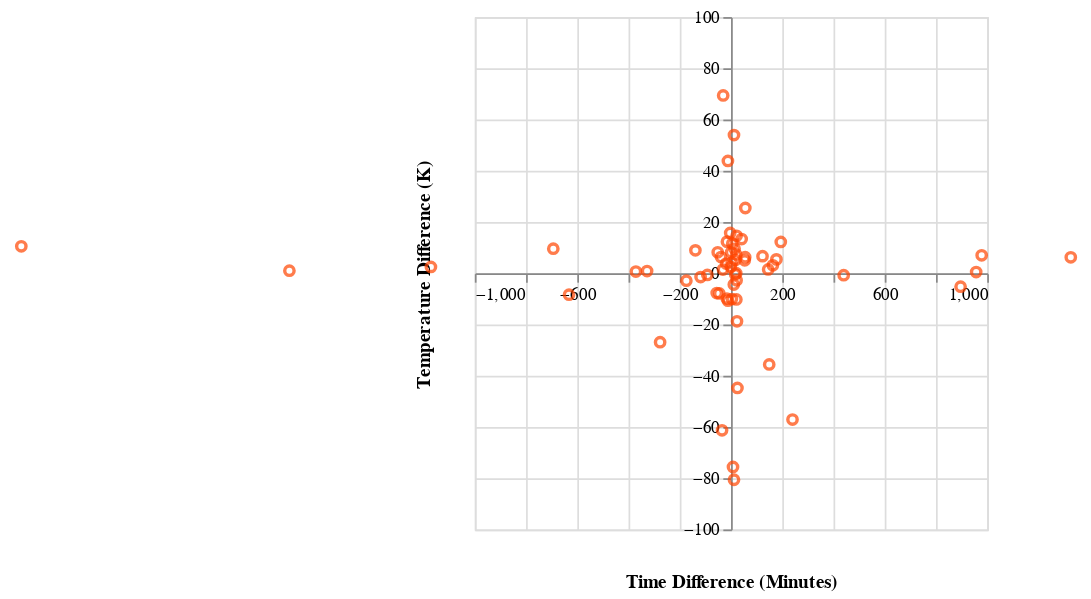

The cell this chart's notebook holds for it:
### Code cell
offset = -150

predict_2_df_chart = alt.Chart(predict_2_df).mark_point(color = 'orangered').encode(
    x = alt.X('delta time', 
              axis = alt.Axis(offset = offset, title ='Time Difference (Minutes)', titleY = 175),
              scale = alt.Scale(domain=[-1000, 1000])),
              
    y = alt.Y('delta temperature', 
              axis = alt.Axis(offset = offset,title ='Temperature Difference (K)',titleX = -175),
              scale = alt.Scale(domain=[-100, 100])),
    
  
)
#chart_true_cribbed.x.axis(format='%').title('percentage'),
   # alt.Y('y').axis(format='$').title('dollar amount')

predict_2_df_chart

### Figure 1 — Vega-Lite specification as saved in the notebook (floating-point values rounded to 4 significant figures)
{"config": {"view": {"continuousWidth": 300, "continuousHeight": 300}}, "data": {"name": "data-770318a572d43d6ee187608ed3561ae0"}, "mark": {"type": "point", "color": "orangered"}, "encoding": {"x": {"axis": {"offset": -150, "title": "Time Difference (Minutes)", "titleY": 175}, "field": "delta time", "scale": {"domain": [-1000, 1000]}, "type": "quantitative"}, "y": {"axis": {"offset": -150, "title": "Temperature Difference (K)", "titleX": -175}, "field": "delta temperature", "scale": {"domain": [-100, 100]}, "type": "quantitative"}}, "$schema": "https://vega.github.io/schema/vega-lite/v5.15.1.json", "datasets": {"data-770318a572d43d6ee187608ed3561ae0": [{"inverse_temperature": 0.0007057, "anneal_time_minutes": 3.868, "time": 47.85, "temperature": 1417.0, "test_temperature": 1373.0, "test_time": 60.0, "delta time": -12.15, "delta temperature": 43.85}, {"inverse_temperature": 0.0007336, "anneal_time_minutes": 4.148, "time": 63.31, "temperature": 1363.0, "test_temperature": 1373.0, "test_time": 60.0, "delta time": 3.306, "delta temperature": -10.08}, {"inverse_temperature": 0.0008044, "anneal_time_minutes": 4.704, "time": 110.4, "temperature": 1243.0, "test_temperature": 1243.0, "test_time": 90.0, "delta time": 20.43, "delta temperature": 0.02615}, {"inverse_temperature": 0.0008461, "anneal_time_minutes": 4.006, "time": 54.94, "temperature": 1182.0, "test_temperature": 1243.0, "test_time": 90.0, "delta time": -35.06, "delta temperature": -61.28}, {"inverse_temperature": 0.0008486, "anneal_time_minutes": 4.673, "time": 107.0, "temperature": 1178.0, "test_temperature": 1173.0, "test_time": 90.0, "delta time": 16.97, "delta temperature": 5.224}, {"inverse_temperature": 0.0009258, "anneal_time_minutes": 7.285, "time": 1458.0, "temperature": 1080.0, "test_temperature": 1073.0, "test_time": 480.0, "delta time": 978.4, "delta temperature": 7.016}, {"inverse_temperature": 0.0009325, "anneal_time_minutes": 6.824, "time": 919.8, "temperature": 1072.0, "test_temperature": 1073.0, "test_time": 480.0, "delta time": 439.8, "delta temperature": -0.7451}, {"inverse_temperature": 0.0008034, "anneal_time_minutes": 7.368, "time": 1585.0, "temperature": 1245.0, "test_temperature": 1243.0, "test_time": 1440.0, "delta time": 145.0, "delta temperature": 1.513}, {"inverse_temperature": 0.0008038, "anneal_time_minutes": 7.014, "time": 1112.0, "temperature": 1244.0, "test_temperature": 1243.0, "test_time": 1440.0, "delta time": -327.6, "delta temperature": 0.8764}, {"inverse_temperature": 0.0007982, "anneal_time_minutes": 6.615, "time": 746.3, "temperature": 1253.0, "test_temperature": 1243.0, "test_time": 1440.0, "delta time": -693.7, "delta temperature": 9.6}, {"inverse_temperature": 0.0008004, "anneal_time_minutes": 5.461, "time": 235.3, "temperature": 1249.0, "test_temperature": 1243.0, "test_time": 180.0, "delta time": 55.32, "delta temperature": 6.275}, {"inverse_temperature": 0.0008556, "anneal_time_minutes": 5.251, "time": 190.8, "temperature": 1169.0, "test_temperature": 1173.0, "test_time": 180.0, "delta time": 10.83, "delta temperature": -4.376}, {"inverse_temperature": 0.0008035, "anneal_time_minutes": 5.001, "time": 148.6, "temperature": 1245.0, "test_temperature": 1243.0, "test_time": 180.0, "delta time": -31.44, "delta temperature": 1.435}, {"inverse_temperature": 0.0007991, "anneal_time_minutes": 4.853, "time": 128.1, "temperature": 1251.0, "test_temperature": 1243.0, "test_time": 180.0, "delta time": -51.89, "delta temperature": 8.18}, {"inverse_temperature": 0.0007965, "anneal_time_minutes": 5.1, "time": 164.0, "temperature": 1255.0, "test_temperature": 1243.0, "test_time": 180.0, "delta time": -16.02, "delta temperature": 12.31}, {"inverse_temperature": 0.0008047, "anneal_time_minutes": 5.279, "time": 196.3, "temperature": 1243.0, "test_temperature": 1243.0, "test_time": 180.0, "delta time": 16.26, "delta temperature": -0.4017}, {"inverse_temperature": 0.0008001, "anneal_time_minutes": 5.713, "time": 302.9, "temperature": 1250.0, "test_temperature": 1243.0, "test_time": 180.0, "delta time": 122.9, "delta temperature": 6.684}, {"inverse_temperature": 0.000802, "anneal_time_minutes": 4.261, "time": 70.86, "temperature": 1247.0, "test_temperature": 1243.0, "test_time": 90.0, "delta time": -19.14, "delta temperature": 3.805}, {"inverse_temperature": 0.0007966, "anneal_time_minutes": 5.65, "time": 284.2, "temperature": 1255.0, "test_temperature": 1243.0, "test_time": 90.0, "delta time": 194.2, "delta temperature": 12.24}, {"inverse_temperature": 0.0007997, "anneal_time_minutes": 4.701, "time": 110.1, "temperature": 1250.0, "test_temperature": 1243.0, "test_time": 90.0, "delta time": 20.07, "delta temperature": 7.343}, {"inverse_temperature": 0.000846, "anneal_time_minutes": 7.171, "time": 1301.0, "temperature": 1182.0, "test_temperature": 1173.0, "test_time": 1440.0, "delta time": -139.0, "delta temperature": 8.95}, {"inverse_temperature": 0.0009265, "anneal_time_minutes": 7.925, "time": 2766.0, "temperature": 1079.0, "test_temperature": 1073.0, "test_time": 1440.0, "delta time": 1326.0, "delta temperature": 6.228}, {"inverse_temperature": 0.0009364, "anneal_time_minutes": 7.756, "time": 2336.0, "temperature": 1068.0, "test_temperature": 1073.0, "test_time": 1440.0, "delta time": 896.1, "delta temperature": -5.235}, {"inverse_temperature": 0.0009387, "anneal_time_minutes": 6.074, "time": 434.5, "temperature": 1065.0, "test_temperature": 1073.0, "test_time": 480.0, "delta time": -45.55, "delta temperature": -7.888}, {"inverse_temperature": 0.0009271, "anneal_time_minutes": 6.488, "time": 657.1, "temperature": 1079.0, "test_temperature": 1073.0, "test_time": 480.0, "delta time": 177.1, "delta temperature": 5.427}, {"inverse_temperature": 0.0009193, "anneal_time_minutes": 4.716, "time": 111.7, "temperature": 1088.0, "test_temperature": 1073.0, "test_time": 90.0, "delta time": 21.75, "delta temperature": 14.63}, {"inverse_temperature": 0.000808, "anneal_time_minutes": 5.037, "time": 154.1, "temperature": 1238.0, "test_temperature": 1273.0, "test_time": 5.0, "delta time": 149.1, "delta temperature": -35.58}, {"inverse_temperature": 0.0008428, "anneal_time_minutes": 4.879, "time": 131.5, "temperature": 1187.0, "test_temperature": 1173.0, "test_time": 90.0, "delta time": 41.53, "delta temperature": 13.36}, {"inverse_temperature": 0.000896, "anneal_time_minutes": 5.799, "time": 330.0, "temperature": 1116.0, "test_temperature": 1173.0, "test_time": 90.0, "delta time": 240.0, "delta temperature": -57.08}, {"inverse_temperature": 0.0008222, "anneal_time_minutes": 5.314, "time": 203.2, "temperature": 1216.0, "test_temperature": 1243.0, "test_time": 480.0, "delta time": -276.8, "delta temperature": -26.91}, {"inverse_temperature": 0.0008063, "anneal_time_minutes": 5.722, "time": 305.6, "temperature": 1240.0, "test_temperature": 1243.0, "test_time": 480.0, "delta time": -174.4, "delta temperature": -2.886}, {"inverse_temperature": 0.0008062, "anneal_time_minutes": 4.716, "time": 111.8, "temperature": 1240.0, "test_temperature": 1243.0, "test_time": 90.0, "delta time": 21.76, "delta temperature": -2.756}, {"inverse_temperature": 0.0008108, "anneal_time_minutes": 4.299, "time": 73.59, "temperature": 1233.0, "test_temperature": 1243.0, "test_time": 90.0, "delta time": -16.41, "delta temperature": -9.861}, {"inverse_temperature": 0.000804, "anneal_time_minutes": 6.974, "time": 1069.0, "temperature": 1244.0, "test_temperature": 1243.0, "test_time": 1440.0, "delta time": -371.4, "delta temperature": 0.6795}, {"inverse_temperature": 0.0008099, "anneal_time_minutes": 6.694, "time": 807.7, "temperature": 1235.0, "test_temperature": 1243.0, "test_time": 1440.0, "delta time": -632.3, "delta temperature": -8.375}, {"inverse_temperature": 0.0007943, "anneal_time_minutes": 4.464, "time": 86.87, "temperature": 1259.0, "test_temperature": 1243.0, "test_time": 90.0, "delta time": -3.125, "delta temperature": 15.76}, {"inverse_temperature": 0.0008094, "anneal_time_minutes": 3.53, "time": 34.14, "temperature": 1235.0, "test_temperature": 1243.0, "test_time": 90.0, "delta time": -55.86, "delta temperature": -7.735}, {"inverse_temperature": 0.0008345, "anneal_time_minutes": 3.404, "time": 30.08, "temperature": 1198.0, "test_temperature": 1243.0, "test_time": 5.0, "delta time": 25.08, "delta temperature": -44.77}, {"inverse_temperature": 0.0008028, "anneal_time_minutes": 1.428, "time": 4.17, "temperature": 1246.0, "test_temperature": 1243.0, "test_time": 5.0, "delta time": -0.8296, "delta temperature": 2.492}, {"inverse_temperature": 0.0007991, "anneal_time_minutes": 1.711, "time": 5.534, "temperature": 1251.0, "test_temperature": 1243.0, "test_time": 5.0, "delta time": 0.5344, "delta temperature": 8.196}, {"inverse_temperature": 0.0008017, "anneal_time_minutes": 2.036, "time": 7.659, "temperature": 1247.0, "test_temperature": 1243.0, "test_time": 5.0, "delta time": 2.659, "delta temperature": 4.171}, {"inverse_temperature": 0.0008167, "anneal_time_minutes": 4.73, "time": 113.3, "temperature": 1224.0, "test_temperature": 1243.0, "test_time": 90.0, "delta time": 23.33, "delta temperature": -18.74}, {"inverse_temperature": 0.0008565, "anneal_time_minutes": 4.582, "time": 97.7, "temperature": 1168.0, "test_temperature": 1243.0, "test_time": 90.0, "delta time": 7.698, "delta temperature": -75.6}, {"inverse_temperature": 0.0009412, "anneal_time_minutes": 5.124, "time": 168.0, "temperature": 1062.0, "test_temperature": 1073.0, "test_time": 180.0, "delta time": -12.03, "delta temperature": -10.71}, {"inverse_temperature": 0.0009264, "anneal_time_minutes": 4.947, "time": 140.7, "temperature": 1079.0, "test_temperature": 1073.0, "test_time": 180.0, "delta time": -39.29, "delta temperature": 6.32}, {"inverse_temperature": 0.0008024, "anneal_time_minutes": 7.38, "time": 1603.0, "temperature": 1246.0, "test_temperature": 1243.0, "test_time": 1440.0, "delta time": 163.3, "delta temperature": 3.107}, {"inverse_temperature": 0.0008048, "anneal_time_minutes": 7.206, "time": 1348.0, "temperature": 1242.0, "test_temperature": 1243.0, "test_time": 1440.0, "delta time": -92.42, "delta temperature": -0.6603}, {"inverse_temperature": 0.0008054, "anneal_time_minutes": 7.186, "time": 1321.0, "temperature": 1242.0, "test_temperature": 1243.0, "test_time": 1440.0, "delta time": -118.7, "delta temperature": -1.467}, {"inverse_temperature": 0.0009314, "anneal_time_minutes": 7.782, "time": 2397.0, "temperature": 1074.0, "test_temperature": 1073.0, "test_time": 1440.0, "delta time": 956.8, "delta temperature": 0.4944}, {"inverse_temperature": 0.0009228, "anneal_time_minutes": 7.754, "time": 2330.0, "temperature": 1084.0, "test_temperature": 1073.0, "test_time": 5100.0, "delta time": -2770.0, "delta temperature": 10.54}, {"inverse_temperature": 0.000931, "anneal_time_minutes": 8.125, "time": 3376.0, "temperature": 1074.0, "test_temperature": 1073.0, "test_time": 5100.0, "delta time": -1724.0, "delta temperature": 1.013}, {"inverse_temperature": 0.0008602, "anneal_time_minutes": 2.806, "time": 16.54, "temperature": 1163.0, "test_temperature": 1243.0, "test_time": 5.0, "delta time": 11.54, "delta temperature": -80.59}, {"inverse_temperature": 0.0008111, "anneal_time_minutes": 4.708, "time": 110.8, "temperature": 1233.0, "test_temperature": 1243.0, "test_time": 90.0, "delta time": 20.84, "delta temperature": -10.23}, {"inverse_temperature": 0.0007983, "anneal_time_minutes": 4.645, "time": 104.0, "temperature": 1253.0, "test_temperature": 1243.0, "test_time": 90.0, "delta time": 14.03, "delta temperature": 9.55}, {"inverse_temperature": 0.0009102, "anneal_time_minutes": 5.463, "time": 235.8, "temperature": 1099.0, "test_temperature": 1073.0, "test_time": 180.0, "delta time": 55.82, "delta temperature": 25.48}, {"inverse_temperature": 0.0009218, "anneal_time_minutes": 2.301, "time": 9.983, "temperature": 1085.0, "test_temperature": 1073.0, "test_time": 5.0, "delta time": 4.983, "delta temperature": 11.65}, {"inverse_temperature": 0.0008752, "anneal_time_minutes": 4.084, "time": 59.37, "temperature": 1143.0, "test_temperature": 1073.0, "test_time": 90.0, "delta time": -30.63, "delta temperature": 69.42}, {"inverse_temperature": 0.0008012, "anneal_time_minutes": 6.28, "time": 533.6, "temperature": 1248.0, "test_temperature": 1243.0, "test_time": 480.0, "delta time": 53.55, "delta temperature": 5.045}, {"inverse_temperature": 0.0009736, "anneal_time_minutes": 2.805, "time": 16.53, "temperature": 1027.0, "test_temperature": 973.2, "test_time": 5.0, "delta time": 11.53, "delta temperature": 53.93}, {"inverse_temperature": 0.0009297, "anneal_time_minutes": 8.276, "time": 3929.0, "temperature": 1076.0, "test_temperature": 1073.0, "test_time": 5100.0, "delta time": -1171.0, "delta temperature": 2.494}]}}
